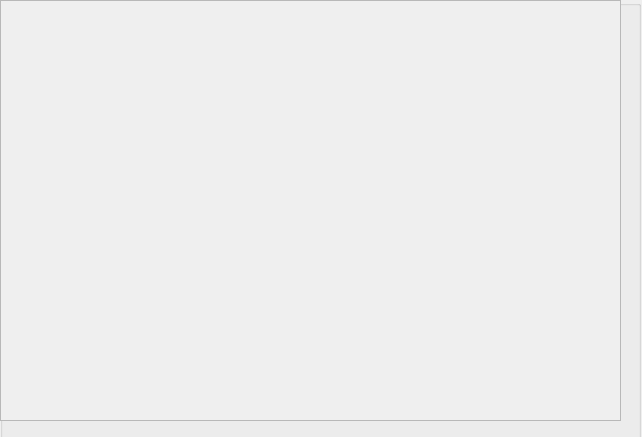
<?xml version="1.0" encoding="UTF-8"?>
<ui version="4.0">
 <class>CoursesMPWidget</class>
 <widget class="QWidget" name="CoursesMPWidget">
  <property name="geometry">
   <rect>
    <x>0</x>
    <y>0</y>
    <width>642</width>
    <height>437</height>
   </rect>
  </property>
  <property name="windowTitle">
   <string>Form</string>
  </property>
  <widget class="QGroupBox" name="groupBox">
   <property name="geometry">
    <rect>
     <x>0</x>
     <y>0</y>
     <width>641</width>
     <height>441</height>
    </rect>
   </property>
   <property name="title">
    <string/>
   </property>
   <widget class="QScrollArea" name="scrollArea">
    <property name="geometry">
     <rect>
      <x>0</x>
      <y>0</y>
      <width>621</width>
      <height>421</height>
     </rect>
    </property>
    <property name="widgetResizable">
     <bool>true</bool>
    </property>
    <widget class="QWidget" name="scrollAreaWidgetContents">
     <property name="geometry">
      <rect>
       <x>0</x>
       <y>0</y>
       <width>619</width>
       <height>419</height>
      </rect>
     </property>
     <widget class="QWidget" name="gridLayoutWidget">
      <property name="geometry">
       <rect>
        <x>9</x>
        <y>9</y>
        <width>601</width>
        <height>401</height>
       </rect>
      </property>
      <layout class="QGridLayout" name="gridLayout"/>
     </widget>
    </widget>
   </widget>
  </widget>
 </widget>
 <resources/>
 <connections/>
</ui>
